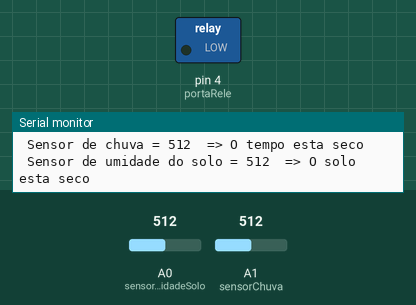
This sketch was run on a simulated Arduino Uno, built with avr-gcc and run on an emulated ATmega328P. Shown: switched loads named in the sketch (green lamp = pin HIGH), the last lines printed to the serial monitor. The inputs (shaded band) are chosen by the test bench; at power-on: A0 (sensorUmidadeSolo) = 512, A1 (sensorChuva) = 512.

Above: at 0.1 s.
At 6.8 s:
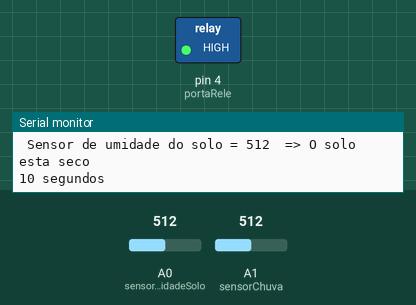
6.9 s: A0 (sensorUmidadeSolo) set to 490
17.7 s: A1 (sensorChuva) set to 490
Timing chart, 0 to 20.7 s (numbered marks = the images above; inputs shaded):
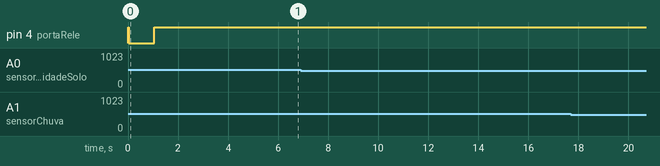

The sketch:

Sensor_Solo_Chuva.ino
```cpp
// Arduino - Sensor de umidade do solo e Sensor de chuva
// https://blog.eletrogate.com/guia-do-sensor-de-umidade-do-solo-e-sensor-de-chuva/
// baseado em https://randomnerdtutorials.com/guide-for-rain-sensor-fc-37-or-yl-83-with-arduino/

int sensorUmidadeSolo = A0;             // Sensor de umidade do solo pino A0 conectado no A0 do Arduino
int sensorChuva = A1;                   // Sensor de chuva pino A0 conectado no A1 do Arduino
int portaRele = 4;                      // porta de controle do relé conectada no D4 do Arduino
int valorLimiteUmidade = 500;           // valor numérico da tensão de comparação do sensor / valor máximo = 1024
int valorLimiteChuva = 500;             // valor numérico da tensão de comparação do sensor / valor máximo = 1024
bool chuva;                             // condição de chuva
bool soloUmido;                         // condição de solo úmido

void setup()
{
  pinMode(sensorUmidadeSolo, INPUT);     // Sensor de umidade do solo - porta A0 é entrada
  pinMode(sensorChuva, INPUT);           // Sensor de chuva - porta A1 é entrada
  pinMode(portaRele, OUTPUT);            // Porta de controle do Relé - D4 é saída
  digitalWrite(portaRele, HIGH);         // Mantenha relé desligado
  Serial.begin(9600);                    // Monitor console 9600 Bps
}

void SensorDeChuva ()
{
  int valorSensorChuva = analogRead(sensorChuva);                // fazendo a leitura do Sensor de chuva
  Serial.print(" Sensor de chuva = ");                           // imprime mensagem
  Serial.print(valorSensorChuva);                                // imprime o valor do sensor de chuva
  if (valorSensorChuva < valorLimiteChuva)                       // se o valor for menor do que o limite
  {
    Serial.println("  => Esta chovendo");                        // imprime a mensagem
    chuva = 1 ;                                                  // esta chovendo
  }
  else                                                           // senão
  {
    Serial.println("  => O tempo esta seco");                    // imprime a mensagem
    chuva = 0 ;                                                  // não esta chovendo
  }
}

void SensorDeUmidade ()
{
  int valorSensorUmidadeSolo = analogRead(sensorUmidadeSolo);    // fazendo a leitura do Sensor de umidade do solo
  Serial.print(" Sensor de umidade do solo = ");                 // imprime mensagem
  Serial.print(valorSensorUmidadeSolo);                          // imprime o valor do sensor de umidade do solo
  if (valorSensorUmidadeSolo < valorLimiteUmidade)               // se o valor for menor do que o limite
  {
    Serial.println("  => O solo esta úmido");                    // imprime a mensagem
    soloUmido = 1 ;                                              // solo esta úmido
  }
  else                                                           // senão
  {
    Serial.println("  => O solo esta seco");                     // imprime a mensagem
    soloUmido = 0 ;                                              // solo não esta úmido
  }
}

void ControleDoRele()                                            // ajuste o tempo de acionamento da bomba
{
  digitalWrite(portaRele, HIGH);                                 // relé desligado
  digitalWrite(portaRele, LOW);                                  // relé ligado
  Serial.println(" Relé acionado ");                             // imprime a mensagem
  delay (1000);                                                  // tempo de acionamento da bomba dágua = 1 segundo
  digitalWrite(portaRele, HIGH);                                 // relé desligado
}


void loop()
{
  for (int i = 1; i < 4321; i++)                                   // contagem de 1 a 4320  ( 4320 x 5 segundos = 6 horas)
  {
    SensorDeChuva ();                                              // faz medição do sensor de chuva
    SensorDeUmidade ();                                            // faz medição do sensor de umidade do solo
    if (chuva == 0 && soloUmido == 0 && i == 1) ControleDoRele();  // aciona a bomba dágua a cada 6 horas se tempo e solo estiverem secos
    Serial.print(i*5);                                             // imprime tempo em segundos
    Serial.println(" segundos"); Serial.println();                 // imprime mensagem e uma linha
    delay(5000);                                                   // atraso de 5 segundos
  }
}
```
